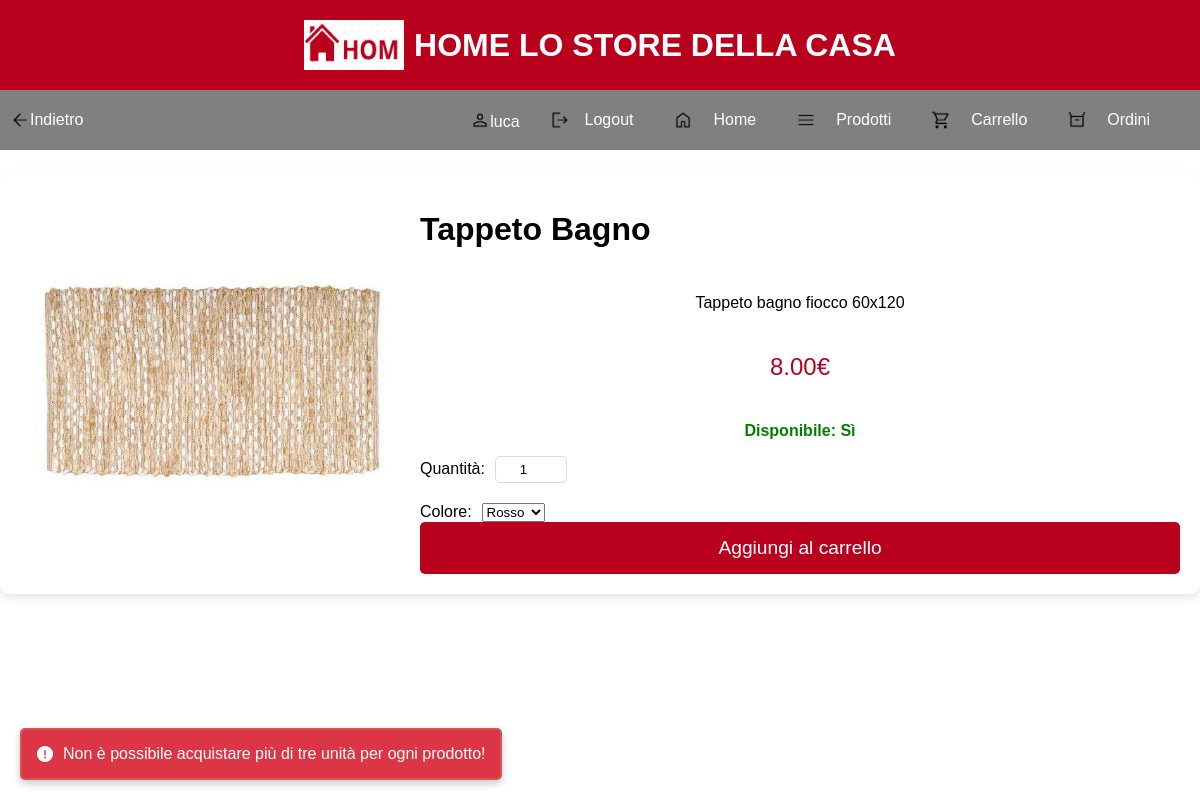
The page /product/16/ (signed in) on the database its author committed.
### homestore/models.py (models this page shows, shortened)
class Product(models.Model):
    categoria = models.CharField(max_length=200)
    nome = models.CharField(max_length=200)
    descrizione = models.TextField()
    immagine = models.ImageField(upload_to='media/', blank=True, null=True)
    prezzo = models.DecimalField(max_digits=10, decimal_places=2)
    stock = models.PositiveIntegerField(default=0)
    available = models.BooleanField(default=True)
    created = models.DateTimeField(auto_now_add=True)
    updated = models.DateTimeField(auto_now=True)
    sold_count = models.PositiveIntegerField(default=0)
    colori = models.ManyToManyField(Color, blank=True)

### homestore/views.py (the view)
# urls.py: path('product/<int:product_id>/', product_detail, name='product_detail'),
def product_detail(request, product_id):
    product = get_object_or_404(Product, id=product_id)
    available_colors = product.colori.all()
    referer_url = request.META.get('HTTP_REFERER', '/')
    if request.user.is_authenticated:
        try:
            cart = Cart.objects.get(user=request.user)
        except Cart.DoesNotExist:
            cart = None
        if cart:
            cart_item = CartItem.objects.filter(cart=cart, product=product).first()
            if cart_item:
                if cart_item.quantity > 3:
                    error_message = f"Non puoi aggiungere più di 3 unità di {product.nome} al tuo carrello."
                else:
                    error_message = None
            else:
                error_message = None
            if cart.items.count() >= 5:
                error_message = error_message or "Hai già 5 prodotti unici nel carrello. Rimuovi alcuni articoli per aggiungerne di nuovi."
        else:
            error_message = None
    else:
        error_message = None
    return render(request, 'homestore/product_detail.html', {
        'product': product,
        'available_colors': available_colors,
        'show_back_button': True,
        'back_url': referer_url, }
    )

### homestore/templates/homestore/product_detail.html (shortened to what this page needs)
{% extends 'homestore/nav.html' %}
{% load static %}
{% block content %}
{% include 'homestore/popUp.html' %}
    <div id="error-message" class="error-message" style="display: none;">
        <i class="fas fa-exclamation-circle"></i> Non è possibile acquistare più di tre unità per ogni prodotto!
    </div>
    <div class="product-detail-container">
        <div class="product-image">
            {% if product.immagine %}
                <img src="{{ product.immagine.url }}" alt="{{ product.nome }}">
            {% else %}
            <p>Nessuna immagine disponibile</p>
            {% endif %}
        </div>
        <div class="product-details">
            <h1>{{ product.nome }}</h1>
            <p>{{ product.descrizione }}</p>
            <p class="price">{{ product.prezzo }}€</p>
            <div class="availability">
                {% if product.stock > 0 %}
                    <p style="color: green; font-weight: bold;">Disponibile: Sì</p>
                {% else %}
                    <p style="color: red; font-weight: bold;">Disponibile: No</p>
                {% endif %}
            </div>
            <div class="product-actions">
                {% if user.is_authenticated %}
                    <form action="{% url 'add_to_cart' product.id %}" id="add-product-{{product.id}}" method="post">
                        <div class="quantity-selector">
                            <label for="quantity">Quantità:</label>
                            <input type="number" id="quantity" name="quantity" value="1" min="1" max="3"
                                   {% if product.quantity >= 3 %} disabled {% endif %} oninput="checkQuantity()">
                        </div>
                        {% if product.colori.count == 1 %}
                            <div class="color-selector" style="display: flex;">
                                <label for="color" style="display: inline-block; margin-right: 10px;">Colore:</label>
                                <div style="background-color: {{ product.colori.first.code }}; width: 30px; height: 30px; border-radius: 50%;"></div>
                                <input type="hidden" name="color" value="{{ product.colori.first.code }}">
                            </div>
                        {% elif product.colori.count > 1 %}
                            <div class="color-selector" style="display: flex;">
                                <label for="color" style="display: inline-block; margin-right: 10px;">Colore:</label>
                                <select name="color" id="color">
                                    {% for color in product.colori.all %}
                                        <option value="{{ color.code }}">{{ color.name }}</option>
                                    {% endfor %}
                                </select>
                            </div>
                        {% else %}
                            <input type="hidden" name="color" value="{{ product.colori.first.code }}">
                        {% endif %}
                    </form>
                    <button type="button" class="add-to-cart-btn"
                            onclick="showPopup({
                                title: 'Aggiungere il prodotto?',
                                message: 'Sei sicuro di voler aggiungere questo prodotto al carrello?',
                                confirmText: 'Aggiungi',
                                cancelText: 'Annulla',
                                onConfirm: () => {
                                    const form = document.getElementById('add-product-{{product.id}}');
                                    if (form) {
                                        form.submit();
                                    } else {
                                        console.error('Form non trovato!');
                                    }
                                },
                                onCancel: () => {}
                            })"
                            {% if product.stock <= 0 %} disabled {% endif %} Non disponibile
                            >
                        {% if product.stock <= 0 %}
                            Non disponibile
                        {% elif product.quantity >= 3 %}
                            Non più di tre
                        {% else %}
                            Aggiungi al carrello
                        {% endif %}
                    </button>
                    {% endif %}
            </div>
        </div>
    </div>
{% endblock %}

### homestore/templates/homestore/nav.html (shortened to what this page needs)
<!DOCTYPE html>
{% load static %}
<html lang="it">
<head>
    <link rel="stylesheet" href="{% static 'css/style.css' %}">
    <link rel="stylesheet" href="https://cdnjs.cloudflare.com/ajax/libs/font-awesome/5.15.4/css/all.min.css">
</head>
<body>
    <header>
        <img src="{% static 'logo2.png' %}" alt="Logo" style="width: 100px; height: 50px;">
        <h1>HOME LO STORE DELLA CASA</h1>
    </header>
    <nav>
        {% if show_back_button %}
            <div class="back-button-container">
                <a href="{{ back_url }}">
                    <img src="{% static 'back_arrow.png' %}" alt="Indietro">
                    <span>Indietro</span>
                </a>
            </div>
        {% endif %}
        {% if user.is_authenticated %}
            <div class="navbar">
                {% if user.is_staff %}
                <a href="{% url 'admin_dashboard' %}" style="color: white; text-decoration: none;">
                    <img src="{% static 'profile_icon.png' %}" alt="Profilo" >
                    <p>{{ user.username }}</p>
                </a>
                {% else %}
                <a style="color: white; text-decoration: none;">
                    <img src="{% static 'profile_icon.png' %}" alt="Profilo" >
                    <p>{{ user.username }}</p>
                </a>
                {% endif %}
            </div>
            <div class="navbar">
                <a href="{% url 'logout' %}" style="color: white; text-decoration: none; ">
                    <img src="{% static 'logout.png' %}" alt="Logout" style="margin-right: 15px;">
                    <span>Logout</span>
                </a>
            </div>
        {% endif %}
        <div class="navbar">
            <button onclick="window.location.href='{% url 'welcome' %}'" style="border: none; background: none; cursor: pointer;">
                <img src="{% static 'home.png' %}" alt="Home">
            </button>
            <a href="{% url 'welcome' %}" class="home-link">Home</a>
        </div>
        <div class="navbar">
            <button onclick="document.getElementById('drawer').classList.add('open')" style="border: none; background: none; cursor: pointer;">
                <img src="{% static 'menu.png' %}" alt="menu">
            </button>
            <a href="#" id="products-link">Prodotti</a>
        </div>
        {% if user.is_authenticated and not user.is_staff %}
            <div class="navbar">
                <button onclick="document.getElementById('drawer').classList.add('open')" style="border: none; background: none; cursor: pointer;">
                    <img src="{% static 'cart.png' %}" alt="cart">
                </button>
                <a href="{% url 'view_cart' %}" id="cart-link">Carrello</a>
            </div>
            <div class="navbar">
                <button onclick="document.getElementById('drawer').classList.add('open')" style="border: none; background: none; cursor: pointer;">
                    <img src="{% static 'order.png' %}" alt="order">
                </button>
                <a href="{% url 'view_orders' %}"> Ordini</a>
            </div>
        {% endif %}
    </nav>
    {% block content %}
    {% endblock %}
</body>
</html>

### homestore/static/css/style.css (style rules this page uses)
button { background-color: #b9001c; color: #ffffff; border: none; padding: 10px; border-radius: 7px; cursor: pointer; font-size: 16px; width: 100%; margin-top: 10px; }
p { margin-top: 20px; text-align: center; }

### homestore/templates/homestore/nav.html (style rules this page uses)
body { font-family: Arial, sans-serif; margin: 0; padding: 0; overflow-x: hidden; }
header { background-color: #b9001c; color: white; padding: 10px 0; text-align: center; height: 70px; box-shadow: 0 2px 4px rgba(0, 0, 0, 0.1); display: flex; align-items: center; justify-content: center; gap: 10px; }
button { margin-top: 0px; }
nav { position: relative; display: flex; justify-content: end; background-color: #808080; padding: 10px 20px; height: 40px; align-items: center; }
nav a { margin-right: 30px; text-decoration: none; color: #ffffff; display: flex; align-items: center; }
nav img { width: 20px; height: 20px; vertical-align: middle; }
.navbar { display: flex; align-items: center; gap: 10px; }
.back-button-container { position: absolute; left: 10px; top: 50%; transform: translateY(-50%); display: flex; align-items: center; gap: 5px; }
.back-button-container img { width: 20px; height: 20px; }
.back-button-container a { text-decoration: none; color: white; font-size: 16px; }

### homestore/templates/homestore/product_detail.html (style rules this page uses)
.product-detail-container { display: flex; justify-content: space-between; padding: 20px; margin: 20px auto; max-width: 1200px; background-color: #fff; border-radius: 10px; box-shadow: 0 4px 8px rgba(0, 0, 0, 0.1); }
.product-image { flex: 1; margin-right: 20px; text-align: center; }
.product-image img { max-width: 100%; border-radius: 10px; }
.product-details { flex: 2; display: flex; flex-direction: column; justify-content: space-between; }
.product-details h1 { font-size: 2em; margin-bottom: 20px; }
.product-details p { margin-bottom: 10px; line-height: 1.6; }
.price { font-size: 1.5em; color: #b9001c; margin-bottom: 20px; }
.quantity-selector { display: flex; align-items: center; margin-bottom: 20px; }
.quantity-selector input { width: 60px; text-align: center; margin-left: 10px; padding: 5px; border: 1px solid #ddd; border-radius: 5px; }
.add-to-cart-btn, .buy-now-btn { background-color: #b9001c; color: white; padding: 15px 20px; text-align: center; text-decoration: none; border-radius: 5px; font-size: 1.2em; transition: background-color 0.3s ease; cursor: pointer; margin-right: 10px; display: inline-block; }
.error-message { position: fixed; bottom: 20px; left: 20px; background-color: #dc3545; color: white; padding: 15px; border-radius: 5px; display: flex; align-items: center; box-shadow: 0 4px 8px rgba(0, 0, 0, 0.2); font-size: 16px; z-index: 1000; border: 2px solid #d9534f; }
.error-message i { margin-right: 10px; }

### rows shown on the page
Product: immagine (picture), nome "Tappeto Bagno", descrizione "Tappeto bagno fiocco 60x120", prezzo "8.00"

### other values the page prints
{{ user.username }} "luca"
form field color "Rosso"
